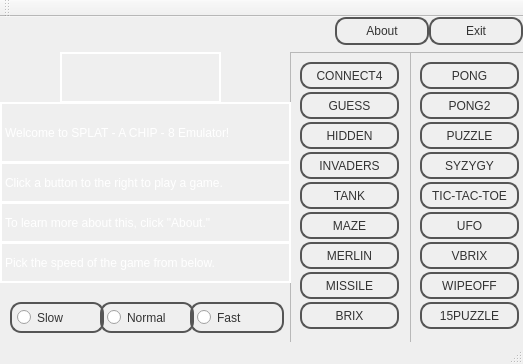
<?xml version="1.0" encoding="UTF-8"?>
<ui version="4.0">
 <class>MainWindow</class>
 <widget class="QMainWindow" name="MainWindow">
  <property name="geometry">
   <rect>
    <x>0</x>
    <y>0</y>
    <width>523</width>
    <height>364</height>
   </rect>
  </property>
  <property name="windowTitle">
   <string>Splat</string>
  </property>
  <property name="styleSheet">
   <string notr="true">#topFrame, #bottomFrame, QLabel {
	border: none;
	background: qlineargradient(x1: 0, y1: 0, x2: 0, y2: 1,
	stop: 0 #a6a6a6, stop: 0.08 #7f7f7f,
	stop: 0.39999 #717171, stop: 0.4 #626262,
	stop: 0.9 #4c4c4c, stop: 1 #333333);
}

QRadioButton {
	color:  White;
}

QPushButton, QRadioButton {
	color: #333;
	border: 2px solid #555;
	border-radius: 11px;
	padding: 5px;
	background: qradialgradient(cx: 0.3, cy: -0.4,
	fx: 0.3, fy: -0.4,
	radius: 1.35, stop: 0 #fff, stop: 1 #888);
	min-width: 80px;
}

QLabel {
	color: white;
	border: 2px solid white;
}</string>
  </property>
  <widget class="QWidget" name="centralWidget">
   <layout class="QVBoxLayout" name="verticalLayout">
    <property name="spacing">
     <number>7</number>
    </property>
    <property name="leftMargin">
     <number>0</number>
    </property>
    <property name="topMargin">
     <number>0</number>
    </property>
    <property name="rightMargin">
     <number>0</number>
    </property>
    <property name="bottomMargin">
     <number>0</number>
    </property>
    <item>
     <widget class="QFrame" name="topFrame">
      <property name="sizePolicy">
       <sizepolicy hsizetype="Preferred" vsizetype="Fixed">
        <horstretch>0</horstretch>
        <verstretch>0</verstretch>
       </sizepolicy>
      </property>
      <property name="frameShape">
       <enum>QFrame::StyledPanel</enum>
      </property>
      <property name="frameShadow">
       <enum>QFrame::Raised</enum>
      </property>
      <layout class="QHBoxLayout" name="horizontalLayout">
       <property name="spacing">
        <number>0</number>
       </property>
       <property name="leftMargin">
        <number>0</number>
       </property>
       <property name="topMargin">
        <number>0</number>
       </property>
       <property name="rightMargin">
        <number>0</number>
       </property>
       <property name="bottomMargin">
        <number>0</number>
       </property>
       <item>
        <spacer name="horizontalSpacer">
         <property name="orientation">
          <enum>Qt::Horizontal</enum>
         </property>
         <property name="sizeHint" stdset="0">
          <size>
           <width>339</width>
           <height>20</height>
          </size>
         </property>
        </spacer>
       </item>
       <item>
        <widget class="QPushButton" name="aboutPushButton">
         <property name="text">
          <string>About</string>
         </property>
        </widget>
       </item>
       <item>
        <widget class="QPushButton" name="exitPushButton">
         <property name="text">
          <string>Exit</string>
         </property>
        </widget>
       </item>
      </layout>
     </widget>
    </item>
    <item>
     <widget class="QFrame" name="bottomFrame">
      <property name="maximumSize">
       <size>
        <width>16777215</width>
        <height>16777215</height>
       </size>
      </property>
      <property name="autoFillBackground">
       <bool>false</bool>
      </property>
      <property name="frameShape">
       <enum>QFrame::StyledPanel</enum>
      </property>
      <property name="frameShadow">
       <enum>QFrame::Raised</enum>
      </property>
      <widget class="QFrame" name="romColumn_1">
       <property name="geometry">
        <rect>
         <x>290</x>
         <y>0</y>
         <width>121</width>
         <height>291</height>
        </rect>
       </property>
       <property name="frameShape">
        <enum>QFrame::StyledPanel</enum>
       </property>
       <property name="frameShadow">
        <enum>QFrame::Raised</enum>
       </property>
       <widget class="QPushButton" name="connect4PushButton">
        <property name="geometry">
         <rect>
          <x>10</x>
          <y>10</y>
          <width>99</width>
          <height>27</height>
         </rect>
        </property>
        <property name="text">
         <string>CONNECT4</string>
        </property>
       </widget>
       <widget class="QPushButton" name="guessPushButton">
        <property name="geometry">
         <rect>
          <x>10</x>
          <y>40</y>
          <width>99</width>
          <height>27</height>
         </rect>
        </property>
        <property name="text">
         <string>GUESS</string>
        </property>
       </widget>
       <widget class="QPushButton" name="mazePushButton">
        <property name="geometry">
         <rect>
          <x>10</x>
          <y>160</y>
          <width>99</width>
          <height>27</height>
         </rect>
        </property>
        <property name="text">
         <string>MAZE</string>
        </property>
       </widget>
       <widget class="QPushButton" name="hiddenPushButton">
        <property name="geometry">
         <rect>
          <x>10</x>
          <y>70</y>
          <width>99</width>
          <height>27</height>
         </rect>
        </property>
        <property name="text">
         <string>HIDDEN</string>
        </property>
       </widget>
       <widget class="QPushButton" name="invadersPushButton">
        <property name="geometry">
         <rect>
          <x>10</x>
          <y>100</y>
          <width>99</width>
          <height>27</height>
         </rect>
        </property>
        <property name="text">
         <string>INVADERS</string>
        </property>
       </widget>
       <widget class="QPushButton" name="tankPushButton">
        <property name="geometry">
         <rect>
          <x>10</x>
          <y>130</y>
          <width>99</width>
          <height>27</height>
         </rect>
        </property>
        <property name="text">
         <string>TANK</string>
        </property>
       </widget>
       <widget class="QPushButton" name="merlinPushButton">
        <property name="geometry">
         <rect>
          <x>10</x>
          <y>190</y>
          <width>99</width>
          <height>27</height>
         </rect>
        </property>
        <property name="text">
         <string>MERLIN</string>
        </property>
       </widget>
       <widget class="QPushButton" name="missilePushButton">
        <property name="geometry">
         <rect>
          <x>10</x>
          <y>220</y>
          <width>99</width>
          <height>27</height>
         </rect>
        </property>
        <property name="text">
         <string>MISSILE</string>
        </property>
       </widget>
       <widget class="QPushButton" name="brixPushButton">
        <property name="geometry">
         <rect>
          <x>10</x>
          <y>250</y>
          <width>99</width>
          <height>27</height>
         </rect>
        </property>
        <property name="text">
         <string>BRIX</string>
        </property>
       </widget>
      </widget>
      <widget class="QRadioButton" name="slowRadioButton">
       <property name="geometry">
        <rect>
         <x>10</x>
         <y>250</y>
         <width>94</width>
         <height>31</height>
        </rect>
       </property>
       <property name="text">
        <string>Slow</string>
       </property>
      </widget>
      <widget class="QRadioButton" name="normalRadioButton">
       <property name="geometry">
        <rect>
         <x>100</x>
         <y>250</y>
         <width>94</width>
         <height>31</height>
        </rect>
       </property>
       <property name="text">
        <string>Normal</string>
       </property>
      </widget>
      <widget class="QRadioButton" name="fastRadioButton">
       <property name="geometry">
        <rect>
         <x>190</x>
         <y>250</y>
         <width>94</width>
         <height>31</height>
        </rect>
       </property>
       <property name="text">
        <string>Fast</string>
       </property>
      </widget>
      <widget class="QLabel" name="label">
       <property name="geometry">
        <rect>
         <x>0</x>
         <y>50</y>
         <width>291</width>
         <height>61</height>
        </rect>
       </property>
       <property name="text">
        <string>Welcome to SPLAT - A CHIP - 8 Emulator!</string>
       </property>
      </widget>
      <widget class="QLabel" name="imageLabel">
       <property name="geometry">
        <rect>
         <x>60</x>
         <y>0</y>
         <width>161</width>
         <height>51</height>
        </rect>
       </property>
       <property name="text">
        <string/>
       </property>
      </widget>
      <widget class="QFrame" name="romColumn_2">
       <property name="geometry">
        <rect>
         <x>410</x>
         <y>0</y>
         <width>121</width>
         <height>291</height>
        </rect>
       </property>
       <property name="frameShape">
        <enum>QFrame::StyledPanel</enum>
       </property>
       <property name="frameShadow">
        <enum>QFrame::Raised</enum>
       </property>
       <widget class="QPushButton" name="pongPushButton">
        <property name="geometry">
         <rect>
          <x>10</x>
          <y>10</y>
          <width>99</width>
          <height>27</height>
         </rect>
        </property>
        <property name="text">
         <string>PONG</string>
        </property>
       </widget>
       <widget class="QPushButton" name="pong2PushButton">
        <property name="geometry">
         <rect>
          <x>10</x>
          <y>40</y>
          <width>99</width>
          <height>27</height>
         </rect>
        </property>
        <property name="text">
         <string>PONG2</string>
        </property>
       </widget>
       <widget class="QPushButton" name="ufoPushButton">
        <property name="geometry">
         <rect>
          <x>10</x>
          <y>160</y>
          <width>99</width>
          <height>27</height>
         </rect>
        </property>
        <property name="text">
         <string>UFO</string>
        </property>
       </widget>
       <widget class="QPushButton" name="puzzlePushButton">
        <property name="geometry">
         <rect>
          <x>10</x>
          <y>70</y>
          <width>99</width>
          <height>27</height>
         </rect>
        </property>
        <property name="text">
         <string>PUZZLE</string>
        </property>
       </widget>
       <widget class="QPushButton" name="syzygyPushButton">
        <property name="geometry">
         <rect>
          <x>10</x>
          <y>100</y>
          <width>99</width>
          <height>27</height>
         </rect>
        </property>
        <property name="text">
         <string>SYZYGY</string>
        </property>
       </widget>
       <widget class="QPushButton" name="tictactoePushButton">
        <property name="geometry">
         <rect>
          <x>10</x>
          <y>130</y>
          <width>99</width>
          <height>27</height>
         </rect>
        </property>
        <property name="text">
         <string>TIC-TAC-TOE</string>
        </property>
       </widget>
       <widget class="QPushButton" name="vbrixPushButton">
        <property name="geometry">
         <rect>
          <x>10</x>
          <y>190</y>
          <width>99</width>
          <height>27</height>
         </rect>
        </property>
        <property name="text">
         <string>VBRIX</string>
        </property>
       </widget>
       <widget class="QPushButton" name="wipeoffPushButton">
        <property name="geometry">
         <rect>
          <x>10</x>
          <y>220</y>
          <width>99</width>
          <height>27</height>
         </rect>
        </property>
        <property name="text">
         <string>WIPEOFF</string>
        </property>
       </widget>
       <widget class="QPushButton" name="puzzlePushButton_2">
        <property name="geometry">
         <rect>
          <x>10</x>
          <y>250</y>
          <width>99</width>
          <height>27</height>
         </rect>
        </property>
        <property name="text">
         <string>15PUZZLE</string>
        </property>
       </widget>
      </widget>
      <widget class="QLabel" name="label_2">
       <property name="geometry">
        <rect>
         <x>0</x>
         <y>110</y>
         <width>291</width>
         <height>41</height>
        </rect>
       </property>
       <property name="text">
        <string>Click a button to the right to play a game.</string>
       </property>
      </widget>
      <widget class="QLabel" name="label_3">
       <property name="geometry">
        <rect>
         <x>0</x>
         <y>190</y>
         <width>291</width>
         <height>41</height>
        </rect>
       </property>
       <property name="text">
        <string>Pick the speed of the game from below.</string>
       </property>
      </widget>
      <widget class="QLabel" name="label_4">
       <property name="geometry">
        <rect>
         <x>0</x>
         <y>150</y>
         <width>291</width>
         <height>41</height>
        </rect>
       </property>
       <property name="text">
        <string>To learn more about this, click &quot;About.&quot;</string>
       </property>
      </widget>
     </widget>
    </item>
   </layout>
  </widget>
  <widget class="QMenuBar" name="menuBar">
   <property name="geometry">
    <rect>
     <x>0</x>
     <y>0</y>
     <width>523</width>
     <height>25</height>
    </rect>
   </property>
  </widget>
  <widget class="QToolBar" name="mainToolBar">
   <attribute name="toolBarArea">
    <enum>TopToolBarArea</enum>
   </attribute>
   <attribute name="toolBarBreak">
    <bool>false</bool>
   </attribute>
  </widget>
  <widget class="QStatusBar" name="statusBar"/>
 </widget>
 <layoutdefault spacing="6" margin="11"/>
 <resources/>
 <connections/>
</ui>
